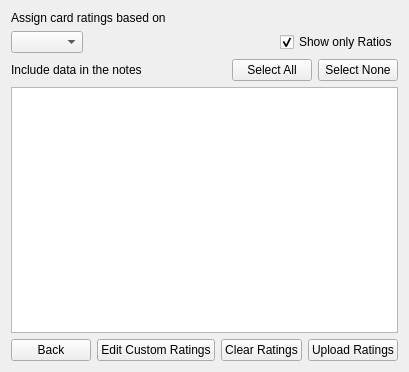
<?xml version="1.0" encoding="UTF-8"?>
<ui version="4.0">
 <class>UploadOptionsPage</class>
 <widget class="QWidget" name="UploadOptionsPage">
  <property name="geometry">
   <rect>
    <x>0</x>
    <y>0</y>
    <width>400</width>
    <height>372</height>
   </rect>
  </property>
  <property name="windowTitle">
   <string>Form</string>
  </property>
  <layout class="QVBoxLayout" name="verticalLayout">
   <item>
    <widget class="QLabel" name="label">
     <property name="text">
      <string>Assign card ratings based on</string>
     </property>
    </widget>
   </item>
   <item>
    <layout class="QHBoxLayout" name="horizontalLayout_3">
     <item>
      <widget class="QComboBox" name="ratingBasedCombo"/>
     </item>
     <item>
      <spacer name="horizontalSpacer_3">
       <property name="orientation">
        <enum>Qt::Horizontal</enum>
       </property>
       <property name="sizeHint" stdset="0">
        <size>
         <width>40</width>
         <height>20</height>
        </size>
       </property>
      </spacer>
     </item>
     <item>
      <widget class="QCheckBox" name="onlyRatiosCheck">
       <property name="text">
        <string>Show only Ratios</string>
       </property>
       <property name="checked">
        <bool>true</bool>
       </property>
      </widget>
     </item>
    </layout>
   </item>
   <item>
    <layout class="QHBoxLayout" name="horizontalLayout_2">
     <item>
      <widget class="QLabel" name="label_2">
       <property name="text">
        <string>Include data in the notes</string>
       </property>
      </widget>
     </item>
     <item>
      <spacer name="horizontalSpacer">
       <property name="orientation">
        <enum>Qt::Horizontal</enum>
       </property>
       <property name="sizeHint" stdset="0">
        <size>
         <width>40</width>
         <height>20</height>
        </size>
       </property>
      </spacer>
     </item>
     <item>
      <widget class="QPushButton" name="allMetricsButton">
       <property name="text">
        <string>Select All</string>
       </property>
      </widget>
     </item>
     <item>
      <widget class="QPushButton" name="noMetricsButton">
       <property name="text">
        <string>Select None</string>
       </property>
      </widget>
     </item>
    </layout>
   </item>
   <item>
    <widget class="QListView" name="notesView"/>
   </item>
   <item>
    <layout class="QHBoxLayout" name="horizontalLayout">
     <item>
      <widget class="QPushButton" name="backButton">
       <property name="text">
        <string>Back</string>
       </property>
      </widget>
     </item>
     <item>
      <spacer name="horizontalSpacer_2">
       <property name="orientation">
        <enum>Qt::Horizontal</enum>
       </property>
       <property name="sizeHint" stdset="0">
        <size>
         <width>40</width>
         <height>20</height>
        </size>
       </property>
      </spacer>
     </item>
     <item>
      <widget class="QPushButton" name="customRatingButton">
       <property name="text">
        <string>Edit Custom Ratings</string>
       </property>
      </widget>
     </item>
     <item>
      <widget class="QPushButton" name="clearRatingsButton">
       <property name="text">
        <string>Clear Ratings</string>
       </property>
      </widget>
     </item>
     <item>
      <widget class="QPushButton" name="uploadButton">
       <property name="text">
        <string>Upload Ratings</string>
       </property>
      </widget>
     </item>
    </layout>
   </item>
  </layout>
 </widget>
 <resources/>
 <connections/>
</ui>
